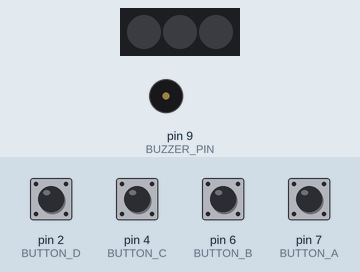
A sketch run on a simulated Arduino Uno, built with avr-gcc and run on an emulated ATmega328P. On the bench: 3 RGB LEDs in strip order, left to right, buzzer (waves = sounding). The inputs (shaded band) are chosen by the test bench; at power-on: pin 2 (BUTTON_D), pin 4 (BUTTON_C), pin 6 (BUTTON_B), pin 7 (BUTTON_A) HIGH. Dim RGB values are drawn brighter than linear.

Above: at 1.2 s.
1.3 s: pin 2 (BUTTON_D) pulled LOW for 1 s
At 1.5 s:
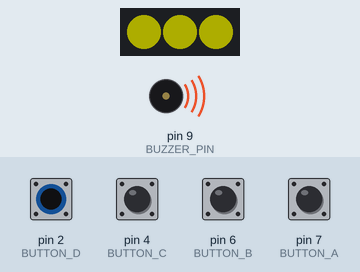
At 2.7 s:
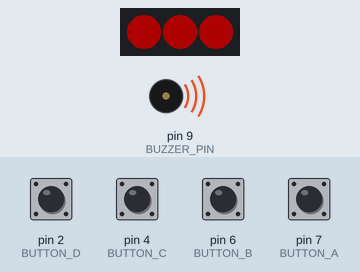
Timing chart, 0 to 4.4 s (numbered marks = the images above; inputs shaded):
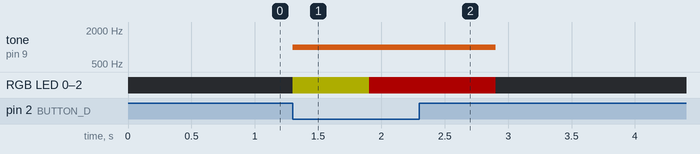

The sketch:

10_burglar_alarm.ino
```cpp
/*
  Buzzer Alarm
  Description:  This Arduino sketch expects a specific sequence of 4 button presses. If the sequence is
                incorrect it activates the buzzer and lights the NeoPixels in red. If the sequence
                is correct, the buzzer beeps twice and the NeoPixels turn green. Entering an incorrect
                sequence 3 times in a row, will activate the alarm. The sequence is defined by the
                'expectedSequence' array.
  Hardware: RoboUNO (on-board NeoPixels on D8, buzzer on D9 and onboard buttons on D7, D6, D4, and D2)
  Library: Adafruit NeoPixel library
  Difficulty: XX/10
  Author: ROBO
  Date: August 11, 2023
*/

#include <Adafruit_NeoPixel.h>
#define PIXELS_PIN 8  // Define the pin where our NeoPixels are connected
#define NUMPIXELS 3   // Define the number of NeoPixels in our strip

#define BUZZER_PIN 9  // Buzzer pin, connected to pin D9

// Define the button pins
#define BUTTON_A 7
#define BUTTON_B 6
#define BUTTON_C 4
#define BUTTON_D 2

#define BUZZER_FREQ 1000  // Define the frequency for the buzzer in Hertz

// Define the colors using RGB values (0-255)
uint32_t redColor = Adafruit_NeoPixel::Color(255, 0, 0);
uint32_t yellowColor = Adafruit_NeoPixel::Color(255, 255, 0);
uint32_t greenColor = Adafruit_NeoPixel::Color(0, 255, 0);
uint32_t offColor = Adafruit_NeoPixel::Color(0, 0, 0);

// Initialize the NeoPixels
Adafruit_NeoPixel pixels = Adafruit_NeoPixel(NUMPIXELS, PIXELS_PIN, NEO_GRB + NEO_KHZ800);

// Define the button and buzzer pins
const int buttonPins[] = { BUTTON_A, BUTTON_B, BUTTON_C, BUTTON_D };
const int numButtons = sizeof(buttonPins) / sizeof(buttonPins[0]);

// Define the expected button sequence
const int expectedSequence[] = { BUTTON_C, BUTTON_A, BUTTON_D, BUTTON_B };
const int sequenceLength = sizeof(expectedSequence) / sizeof(expectedSequence[0]);

// Variables to keep track of the button sequence
int buttonPressIndex = 0;
int buttonPressSequence[sequenceLength];
int falseSequenceCounter = 0;

void setup() {
  pinMode(BUTTON_A, INPUT_PULLUP);  // Set the buttons as inputs with pull-up resistors
  pinMode(BUTTON_B, INPUT_PULLUP);
  pinMode(BUTTON_C, INPUT_PULLUP);
  pinMode(BUTTON_D, INPUT_PULLUP);

  pinMode(BUZZER_PIN, OUTPUT);  // Initialize buzzer pin as an output

  // Initialize button sequence array
  for (int i = 0; i < sequenceLength; i++) {
    buttonPressSequence[i] = 0;
  }

  Serial.begin(9600);        // Start serial communication
  pixels.begin();            // Initialize the NeoPixel strip
  pixels.setBrightness(50);  // Set the brightness (0-255)
  fillPixels(offColor);
}

void loop() {
  // Check for button presses
  for (int i = 0; i < numButtons; i++) {
    if (digitalRead(buttonPins[i]) == LOW) {
      // Button i has been pressed
      buttonPressSequence[buttonPressIndex] = buttonPins[i];
      buttonPressIndex++;
      // Check if the button sequence is complete
      if (buttonPressIndex == sequenceLength) {
        checkSequence();
        buttonPressIndex = 0;  // Reset button index
      } else {
        tone(BUZZER_PIN, BUZZER_FREQ);
        fillPixels(yellowColor);
        delay(200);  // Debounce delay
        noTone(BUZZER_PIN);
        fillPixels(offColor);
      }
    }
  }
}

void checkSequence() {
  // Compare the button sequence with the expected sequence
  for (int i = 0; i < sequenceLength; i++) {
    if (buttonPressSequence[i] != expectedSequence[i]) {
      // Incorrect sequence
      falseSequenceCounter++;
      if (falseSequenceCounter == 3) {
        activateAlarm();
        falseSequenceCounter = 0;
      } else {
        activateWarning();
      }
      return;
    }
  }

  // correct sequence
  falseSequenceCounter = 0;
  Serial.println("Correct sequence!");

  fillPixels(greenColor);

  // Correct sequence, double beep
  tone(BUZZER_PIN, BUZZER_FREQ);
  delay(100);
  noTone(BUZZER_PIN);
  delay(100);
  tone(BUZZER_PIN, BUZZER_FREQ);
  delay(100);
  noTone(BUZZER_PIN);

  delay(2000);
  fillPixels(offColor);
}

void activateWarning() {
  fillPixels(redColor);
  tone(BUZZER_PIN, BUZZER_FREQ);
  delay(1000);
  noTone(BUZZER_PIN);
  fillPixels(offColor);
}

void activateAlarm() {
  for (int i = 0; i < 8; i++) {
    fillPixels(redColor);
    tone(BUZZER_PIN, BUZZER_FREQ);
    delay(500);
    fillPixels(offColor);
    noTone(BUZZER_PIN);
    delay(500);
  }
}


void fillPixels(uint32_t color) {
  for (int i = 0; i < NUMPIXELS; i++) {
    pixels.setPixelColor(i, color);
  }
  pixels.show();
}
```

Measured:
- after the input at 1.3 s, tone on pin 9 (BUZZER_PIN): silent → 1000 Hz at once, → silent 1.6 s later; RGB LED 0–2: off → RGB(50, 50, 0) at once, → RGB(50, 0, 0) 0.60 s later, → off 1.0 s later
